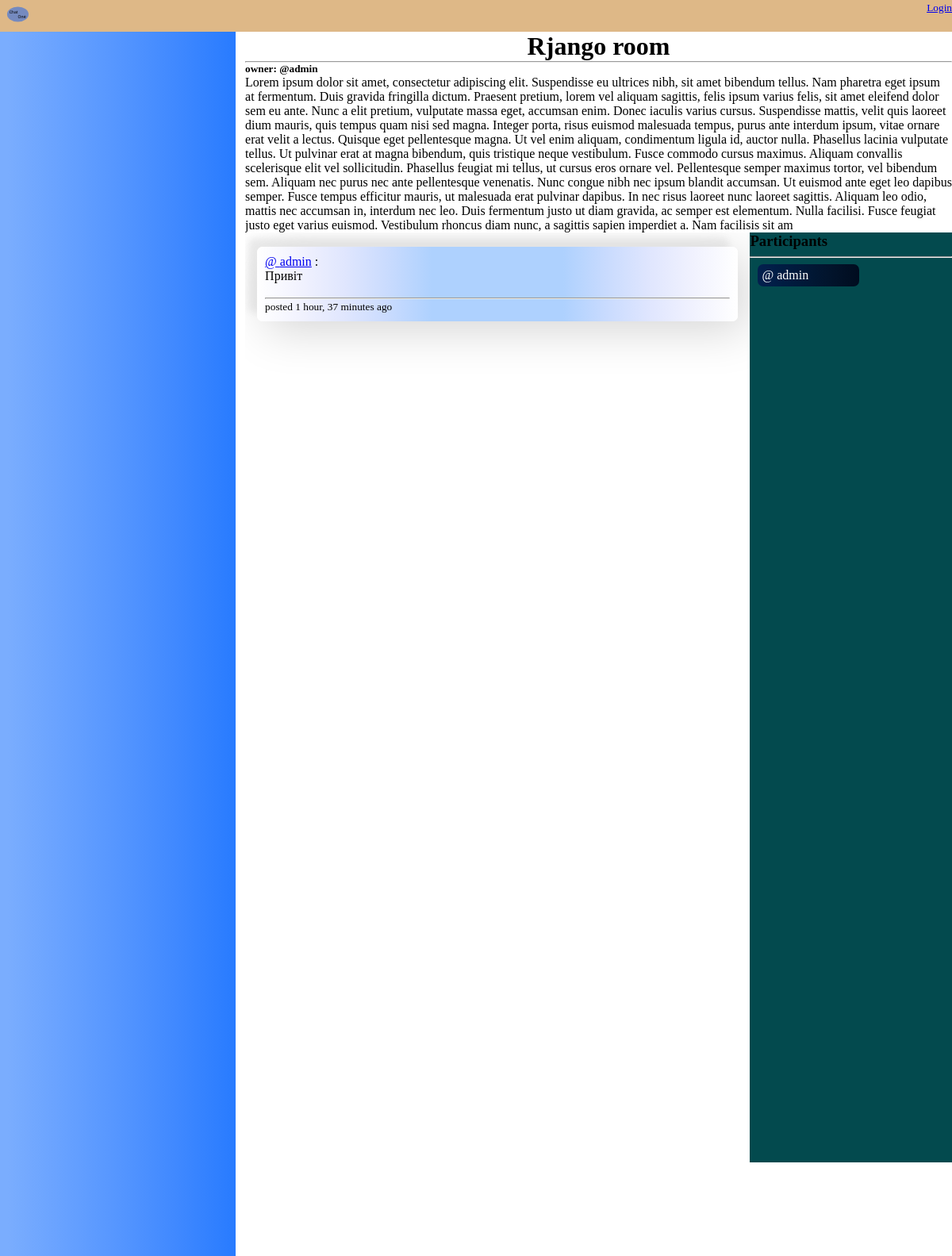
The page /room/1/ on the database its author committed.
### base/models.py (models this page shows, shortened)
class Room(models.Model):
    topic = models.ForeignKey(Topic, on_delete=models.SET_NULL, null=True)
    host = models.ForeignKey(User, on_delete=models.SET_NULL, null=True)
    name = models.CharField(max_length=200)
    description = models.TextField(max_length=1500, blank=True, null=True)
    participants = models.ManyToManyField(User, related_name='participants', blank=True)
    created = models.DateField(auto_now_add=True)
    updated = models.DateField(auto_now=True)

class Message(models.Model):
    user = models.ForeignKey(User, on_delete=models.CASCADE)
    room = models.ForeignKey(Room, on_delete=models.CASCADE)
    body = models.TextField(max_length=2000)
    created = models.DateTimeField(auto_now_add=True)
    updated = models.DateTimeField(auto_now=True)

### base/views.py (the view, shortened to what this page needs)
# urls.py: path('room/<str:pk>/', views.room, name='room'),
def room(request, pk):
    room = Room.objects.get(id=pk)
    room_messages = room.message_set.all().order_by('-created')
    participants = room.participants.all()
    title = room.name
    context = {'room': room,
               'room_messages': room_messages,
               'participants': participants,
               'title': title}
    return render(request, 'base/room.html', context)

### base/templates/base/room.html (shortened to what this page needs)
{% extends 'main.html' %}
{% block content %}
<div class="room">
    <div>
        <h1>{{ room.name }}</h1>
    </div>
    <hr>
    <div class="room-bio">
        <div>
            <h5>owner: @{{ room.host.username }}</h5>
            <p>{{ room.description }}</p>
        </div>
    </div>
    <div class="room-content">
        <div class="room-message-content">
            <div class="room-messages" >
                {% for message in room_messages %}
                <div class="room-message">
                    <span><a href="#">@ {{ message.user }}</a> :</span>
                    <br>
                    <p>{{ message.body }}</p>
                    <br>
                    <hr>
                    <p><small>posted {{ message.created|timesince }} ago</small></p>
                </div>
                {% endfor %}
            </div>
        </div>
        <div class="participants-list">
            <h3>Participants</h3>
            <hr>
            {% for user in participants %}
                <div class="participant">
                    <a href="#">@ {{ user.username }}</a>
                </div>
            {% endfor %}
        </div>
    </div>
</div>
{% endblock %}

### static/style/main.css (style rules this page uses)
* { margin: 0; padding: 0; box-sizing: border-box; }
:root { --blue: #287bff; --white: #fff; --grey: #f5f5f5; --black1: #222; --black2: #999; }
.room h1 { display: flex; justify-content: center; }
.room-content { display: grid; grid-template-columns: 2.5fr 1fr; }
.room-message-content { height: 90vh; display: flex; flex-direction: column; justify-content: start; gap: 1em; overflow-x: scroll; }
.room-messages { display: flex; flex-direction: column; gap: 2em; height: border-box; margin: 13px 10px; padding: 5px; }
.room-message { border-radius: 7px; padding: 10px; background-image: linear-gradient(to right, #ffffff, #f1f2fe, #e0e6fe, #c9dbfe, #aed1fe, #aed1fe, #aed1fe, #aed1fe, #c9dbfe, #e0e6fe, #f1f2fe, #ffffff); box-shadow: 11px 11px 59px #d5d5d5, -11px -11px 10px #ebebeb; }
.participants-list { height: 100vh; display: flex; flex-direction: column; gap: 0.5em; background: #034A4E; }
.participant { border-radius: 7px; width: 50%; padding: 5px; margin: 0 10px; background-image: linear-gradient(to right, #03204e, #001c42, #011836, #02132a, #000c1f); }
.participant a { width: 100%; color: var(--white); text-decoration: none; }

### rows shown on the page
Room: name "Rjango room", host.username "admin", description "Lorem ipsum dolor sit amet, consectetur adipiscing elit. Suspendisse eu ultrices nibh, sit amet bibendum tellus. Nam pharetra eget ipsum at fermentum. Duis gravida fringilla dictum. Praesent pretium, lorem vel aliquam sagittis, felis ipsum varius felis, sit amet eleifend dolor sem eu ante. Nunc a elit pretium, vulputate massa eget, accumsan enim. Donec iaculis varius cursus. Suspendisse mattis, velit quis laoreet dium mauris, quis tempus quam nisi sed magna. Integer porta, risus euismod malesuada tempus, purus ante interdum ipsum, vitae ornare erat velit a lectus. Quisque eget pellentesque magna. Ut vel enim aliquam, condimentum ligula id, auctor nulla. Phasellus lacinia vulputate tellus.…"
Message: user "admin", body "Привіт", created "1 hour, 37 minutes"

### other values the page prints
{{ user.username }} "admin"
